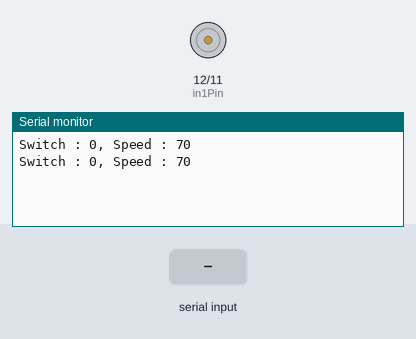
Bench run of a sketch on a simulated Arduino Uno, built with avr-gcc and run on an emulated ATmega328P. Shown: motor-driver pin pairs drawn as motors (green arrow = first pin HIGH = forward, orange = second pin HIGH = backward, longer = more drive, scaled by the enable pin), the last lines printed to the serial monitor. Inputs (shaded band) come from the test bench.

Above: at 1.2 s.
1.3 s: "1" received over Serial
At 2.7 s:
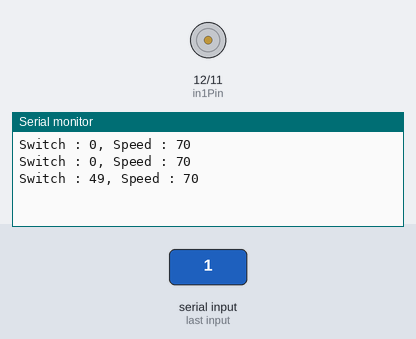
3.5 s: "0" received over Serial
At 4.8 s:
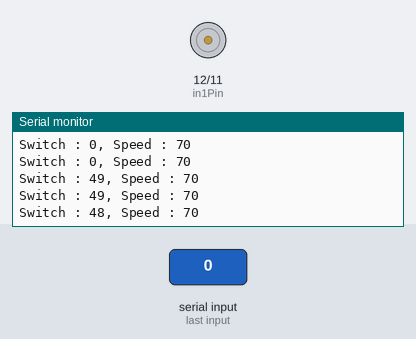
Timing chart, 0 to 6.5 s (numbered marks = the images above; inputs shaded):
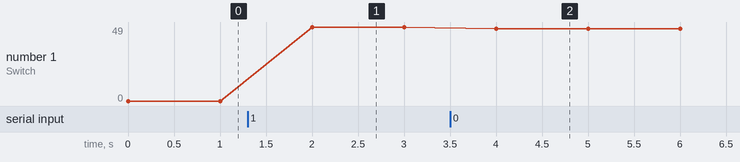

The sketch:

L293D_test.ino
```cpp
int enablePin = 13;
int in1Pin = 12;
int in2Pin = 11;

int nSwitch = 0;
boolean bReverse = false;

int nSpeed = 70;
String sMeg = "Switch : ";


void setup()
{
  Serial.begin(9600);
  pinMode(enablePin, OUTPUT);
  pinMode(in1Pin, OUTPUT);
  pinMode(in2Pin, OUTPUT);
}

void loop()
{

  if(Serial.available())
  {
    nSwitch = Serial.read();
  }

  if( nSwitch == '1')
  {
    bReverse = true;
  }
  else
  {
    bReverse = false;
  }

  setMotor(nSpeed, bReverse);
  Serial.println(sMeg + int(nSwitch) + ", Speed : " + int(nSpeed));
  delay(1000);
}

void setMotor(int nSpeed, boolean bReverse)
{
  analogWrite(enablePin, nSpeed);
  digitalWrite(in1Pin, ! bReverse);
  digitalWrite(in2Pin, bReverse);
}
```

Measured:
- after the input at 1.3 s, the serial monitor: prints a new line after 0.70 s (image 1)
- after the input at 3.5 s, the serial monitor: prints a new line after 0.50 s (image 2)
- plotted number 1: 0 → 49 after the input at 1.3 s, 49 → 48 after the input at 3.5 s
